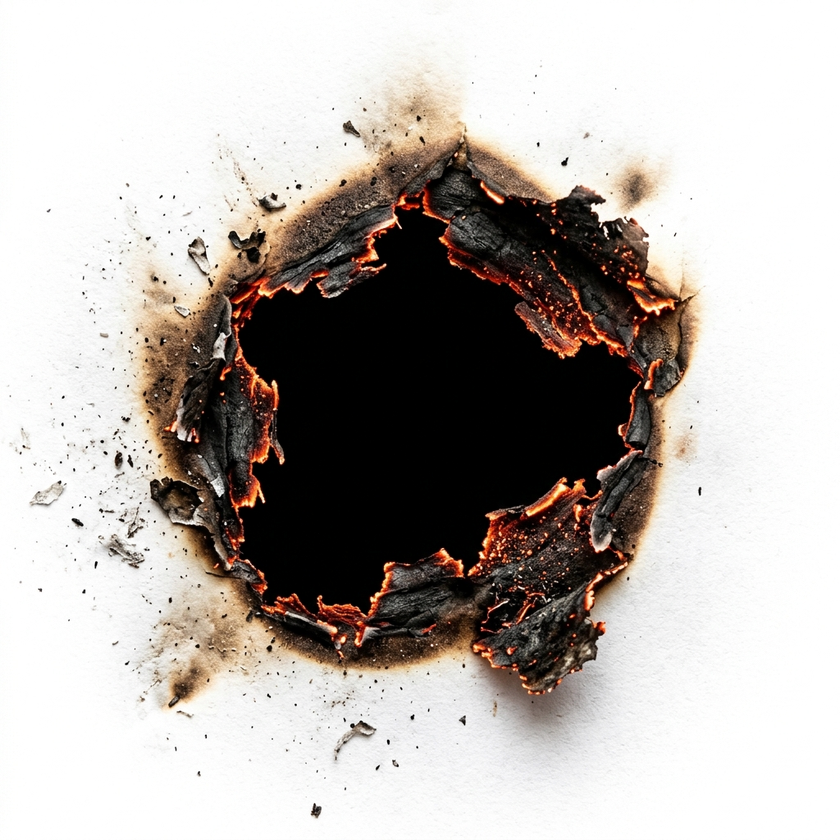
#> input picture assets/agujero_foto.png, 840 x 840 px, shrunk from 1024 x 1024 before the run
$ python process_tela.py assets/agujero_foto.png assets/ateneo.png
#> lines starting #> are read from the running program, lines starting #| are printed output that depends on the picture
import sys
from PIL import Image, ImageDraw, ImageFilter

def process_image(input_path, output_path):
#> called with input_path = 'assets/agujero_foto.png', output_path = 'assets/ateneo.png'
    img = Image.open(input_path).convert("RGBA")
#> img is the input picture: PIL image 840x840 RGBA; mean R, G, B, A 34.6, 30.7, 9.1, 81.1
    width, height = img.size
#> width = 840; height = 840

    # Create a radial mask
    mask = Image.new('L', (width, height), 0)
#> mask: PIL image 840x840 L; every value is 0
    draw = ImageDraw.Draw(mask)

    # We want to keep the hole and the immediate burnt edges.
    # The hole is about 50% of the image.
    # Radius of 40% will cover it, and blur will feather it.
    center = (width//2, height//2)
#> center = (420, 420)
    radius = int(min(width, height) * 0.40)
#> radius = 336
    draw.ellipse((center[0]-radius, center[1]-radius, center[0]+radius, center[1]+radius), fill=255)

    # blur the mask to make it soft
    mask = mask.filter(ImageFilter.GaussianBlur(radius=50))
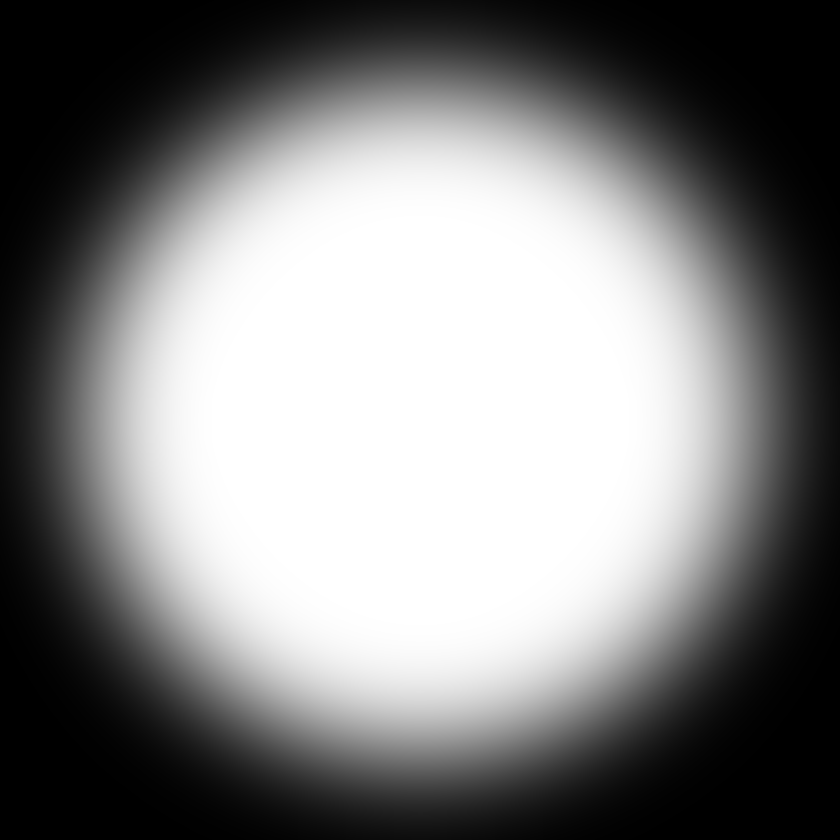
#> mask: PIL image 840x840 L; min 0, max 255, mean 128.3

    pixels = img.load()
    mask_pixels = mask.load()

    for y in range(height):
        for x in range(width):
            r, g, b, a = pixels[x, y]

            min_val = min(r, g, b)

            if min_val > 250: # Basically white
                pixels[x, y] = (0, 0, 0, 0)
            else:
                alpha_from_white = 255 - min_val
                alpha_norm = max(0.01, alpha_from_white / 255.0) # avoid division by zero

                new_r = max(0, min(255, int((r - 255 * (1 - alpha_norm)) / alpha_norm)))
                new_g = max(0, min(255, int((g - 255 * (1 - alpha_norm)) / alpha_norm)))
                new_b = max(0, min(255, int((b - 255 * (1 - alpha_norm)) / alpha_norm)))

                # combine alphas: the white-removal alpha AND the radial mask
                final_alpha = int((alpha_from_white / 255.0) * (mask_pixels[x, y] / 255.0) * 255)

                pixels[x, y] = (new_r, new_g, new_b, final_alpha)

    img.save(output_path)
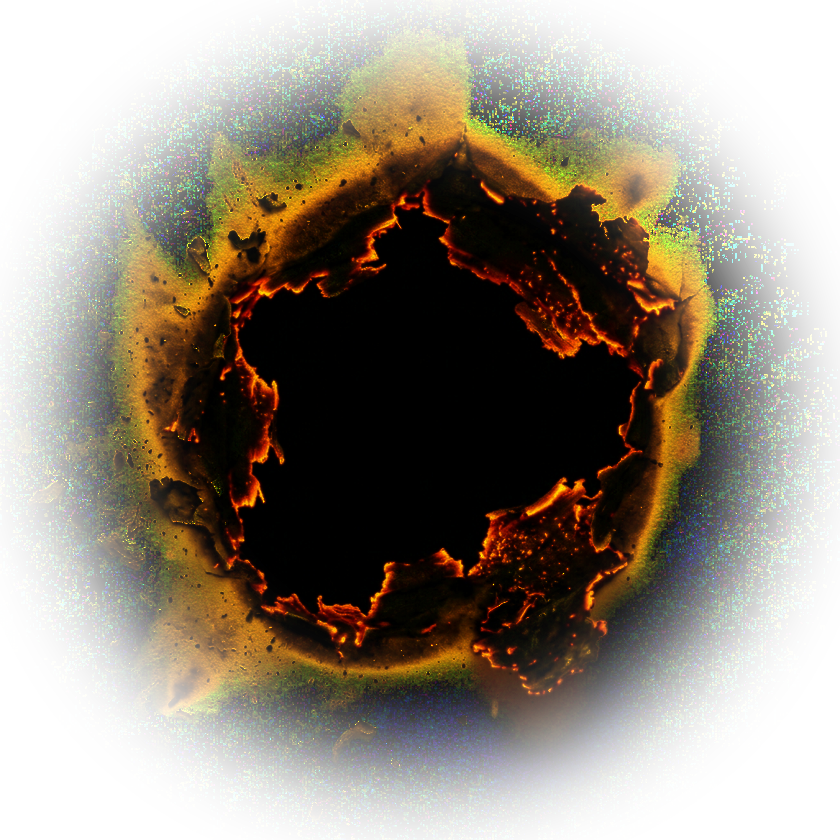
#> saved as ateneo.png: PIL image 840x840 RGBA; mean R, G, B, A 34.4, 30.6, 8.8, 128.3; transparent parts drawn white

if __name__ == "__main__":
    process_image(sys.argv[1], sys.argv[2])

$ run again, on assets/fuego_realista.png
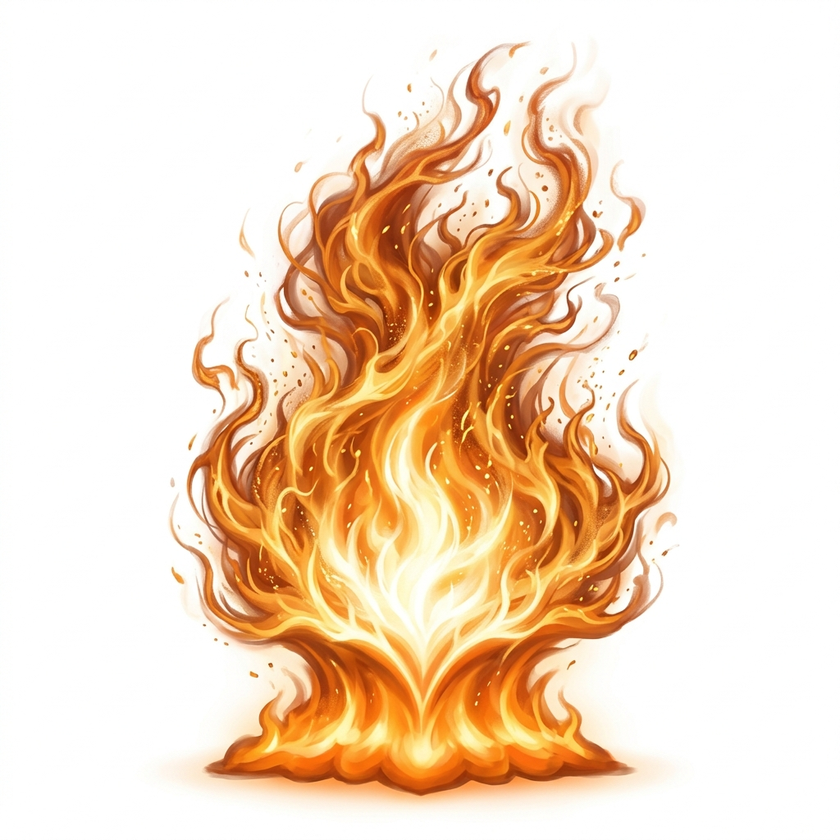
#> input picture assets/fuego_realista.png, 840 x 840 px, shrunk from 1024 x 1024 before the run
#> in process_image, `img.save(output_path)`:
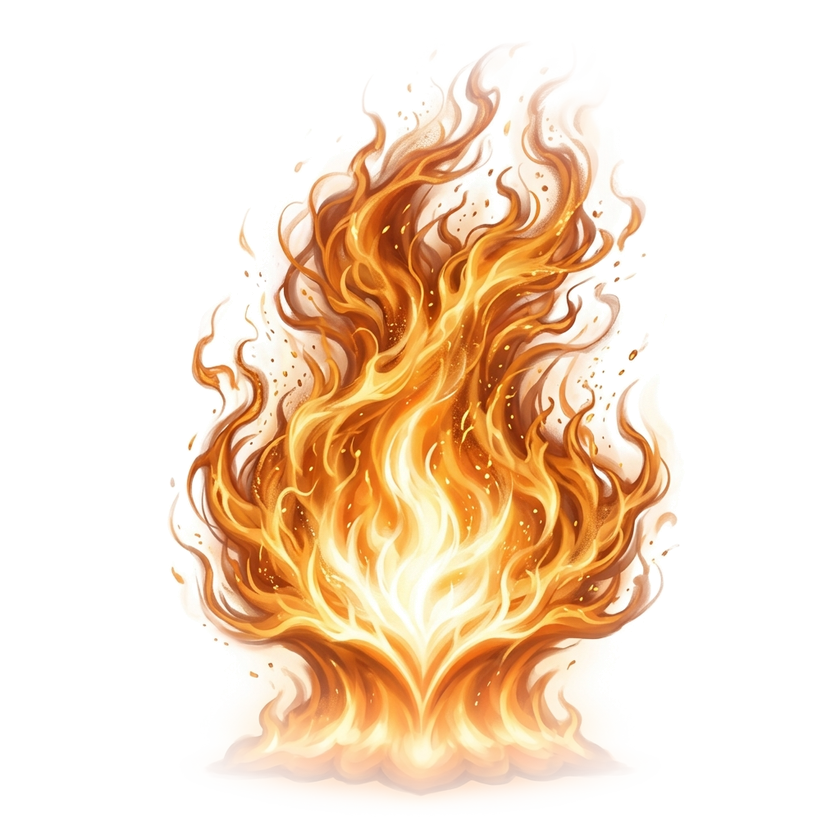
#> saved as fuego_realista.png: PIL image 840x840 RGBA; mean R, G, B, A 90.1, 51.2, 0, 51.9; transparent parts drawn white
